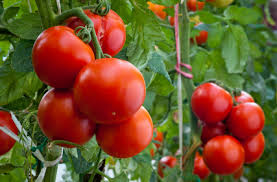
#> input picture tomatoproject/ssd-pytorch-master/img/2.jpg, 277 x 182 px
$ python -i video_color.py   (imports and definitions only)   (older library calls are emulated)
#> lines starting #> are read from the running program, lines starting #| are printed output that depends on the picture; after the words box and inside, x2 and y2 are one past the last pixel; in counts of white or black regions, pixels touching at a corner belong together
#> further down, picture is the input picture: shape (182, 277, 3); mean B, G, R 42.7, 84.1, 112.9
from __future__ import division
import cv2
#to show the image
from matplotlib import pyplot as plt
import numpy as np
from math import cos, sin
import time
import numpy as np
from PIL import Image

from pykinect2 import PyKinectV2
from pykinect2.PyKinectV2 import *
from pykinect2 import PyKinectRuntime
import numpy as np
import ctypes
import math
# import cv2 as cv
import time
import copy

green = (0, 255, 0)
red = (255, 0, 0)

def show(image):
    plt.figure(figsize=(10, 10))
    plt.imshow(image, interpolation='nearest')

def overlay_mask(mask, image):
    rgb_mask = cv2.cvtColor(mask, cv2.COLOR_GRAY2RGB)
    img = cv2.addWeighted(rgb_mask, 0.5, image, 0.5, 0)
    return img

def find_biggest_contour(image):
    image = image.copy()
    contours, hierarchy = cv2.findContours(image, cv2.RETR_LIST, cv2.CHAIN_APPROX_SIMPLE)
    contour_sizes = [(cv2.contourArea(contour), contour) for contour in contours]
    biggest_contour = max(contour_sizes, key=lambda x: x[0])[1]
    mask = np.zeros(image.shape, np.uint8)
    cv2.drawContours(mask, [biggest_contour], -1, 255, -1)
    return biggest_contour, mask

def rectangle_coutour_red(image,contour):
    image_with_rectangle = image.copy()
    # easy function
    x, y, w, h = cv2.boundingRect(contour)
    cv2.rectangle(image_with_rectangle, (x, y), (x + w, y + h), (0, 0, 255), 2, 8, 0)
    # add it
    # cv2.show(image_with_rectangle)
    return image_with_rectangle,x,y,w,h

# [6 lines left out: function circle_contour_red, not called in this run]


def find_strawberry_red(image):
    image = cv2.cvtColor(image, cv2.COLOR_BGR2RGB)
    max_dimension = max(image.shape)
    scale = 700/max_dimension
    image = cv2.resize(image, None, fx=scale, fy=scale)
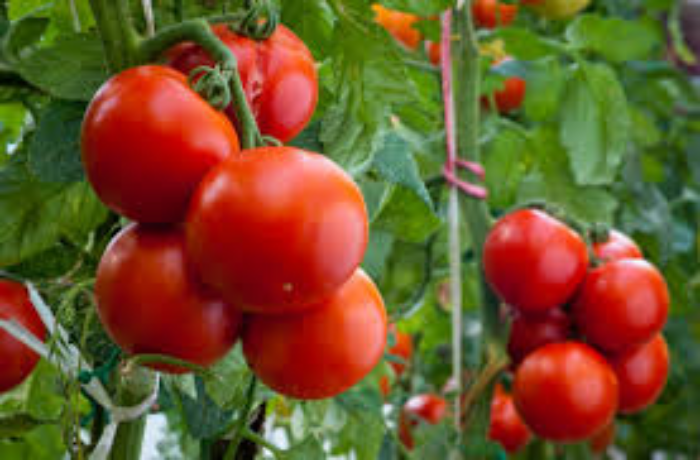
#> image: shape (460, 700, 3); mean R, G, B 112.8, 84, 42.5
    image_blur = cv2.GaussianBlur(image, (7, 7), 0)
    image_blur_hsv = cv2.cvtColor(image_blur, cv2.COLOR_RGB2HSV)
#> image_blur_hsv: shape (460, 700, 3); mean H, S, V 47.8, 176.8, 131.3
    min_red = np.array([0, 100, 80])
    max_red = np.array([10, 256, 256])
    mask1 = cv2.inRange(image_blur_hsv, min_red, max_red)
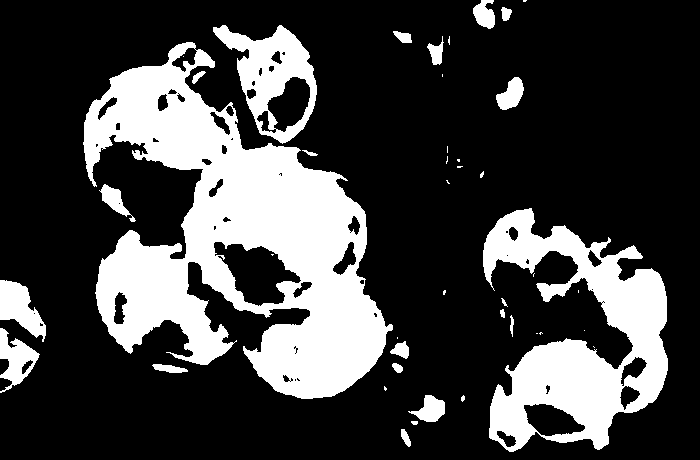
#> mask1: shape (460, 700); 25.7% white; 43 white regions (20 under 20 px), largest, box (x1, y1, x2, y2) and area: (83, 42, 393, 399) 50575, (483, 208, 668, 452) 20871, (213, 25, 317, 144) 5155
    min_red2 = np.array([170, 100, 80])
    max_red2 = np.array([180, 255, 255])
    mask2 = cv2.inRange(image_blur_hsv, min_red2, max_red2)
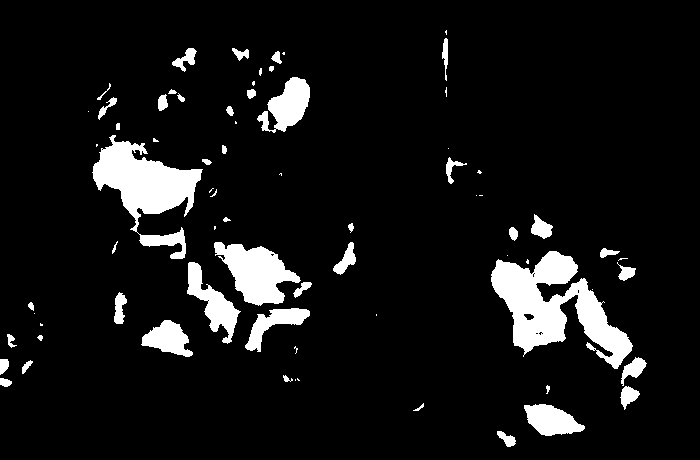
#> mask2: shape (460, 700); 8.3% white; 73 white regions (27 under 20 px), largest, box (x1, y1, x2, y2) and area: (491, 251, 633, 369) 7330, (92, 135, 203, 259) 5580, (214, 242, 301, 306) 2998
    mask = mask1 + mask2
#> mask: shape (460, 700); 34.1% white; 32 white regions (10 under 20 px), largest, box (x1, y1, x2, y2) and area: (83, 42, 393, 399) 65126, (483, 208, 668, 452) 31066, (213, 25, 317, 144) 7081

    kernel = cv2.getStructuringElement(cv2.MORPH_ELLIPSE, (15, 15))
    mask_closed = cv2.morphologyEx(mask, cv2.MORPH_CLOSE, kernel)
#> mask_closed: shape (460, 700); 35.5% white; 17 white regions (6 under 20 px), largest, box (x1, y1, x2, y2) and area: (83, 25, 409, 399) 75087, (483, 208, 668, 452) 32345, (0, 280, 46, 393) 3704
    mask_clean = cv2.morphologyEx(mask_closed, cv2.MORPH_OPEN, kernel)
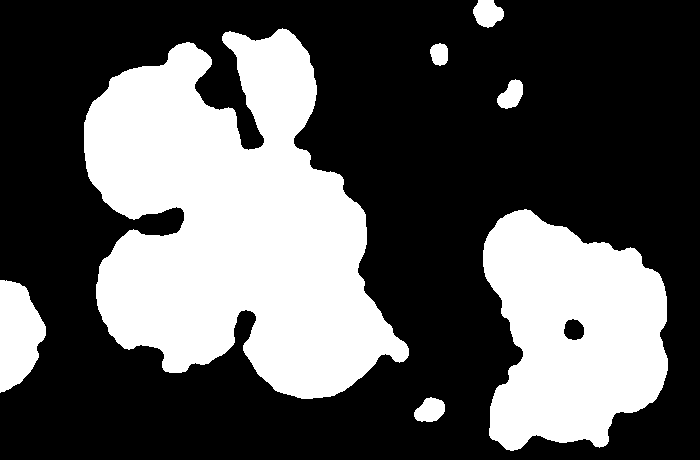
#> mask_clean: shape (460, 700); 34.9% white; 7 white regions

    big_strawberry_contour, mask_strawberries = find_biggest_contour(mask_clean)
#> in find_biggest_contour, `contours, hierarchy = cv2.findContours(image, cv2.RETR_LIST, cv2.CHAIN..`: contours = 8 contours; box (x1, y1, x2, y2) and area: (84, 28, 409, 399) 73560, (483, 209, 668, 451) 32173, (0, 280, 46, 393) 3562, (473, 0, 504, 28) 583, (414, 397, 445, 422) 524, (497, 79, 523, 109) 470, (563, 318, 585, 341) 360, (430, 43, 448, 66) 300
#> in find_biggest_contour, `contour_sizes = [(cv2.contourArea(contour), contour) for contour in co..`: contour_sizes = 8 items
#> in find_biggest_contour, `biggest_contour = max(contour_sizes, key=lambda x: x[0])[1]`: biggest_contour = contour of 737 points, box (x1, y1, x2, y2) (84, 28, 409, 399), area 73560
#> in find_biggest_contour, `cv2.drawContours(mask, [biggest_contour], -1, 255, -1)`:
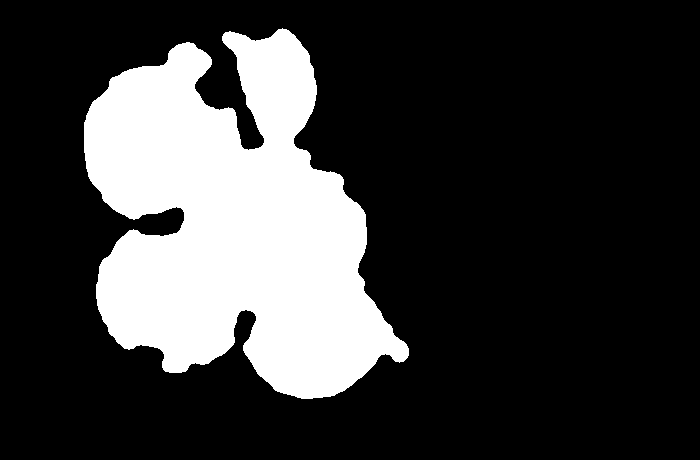
#> mask: shape (460, 700); 23.1% white; 1 white region, box (x1, y1, x2, y2) and area: (84, 28, 409, 399) 74346
#> big_strawberry_contour has the same summary as biggest_contour in find_biggest_contour
    overlay = overlay_mask(mask_clean, image)
#> in overlay_mask, `img = cv2.addWeighted(rgb_mask, 0.5, image, 0.5, 0)`:
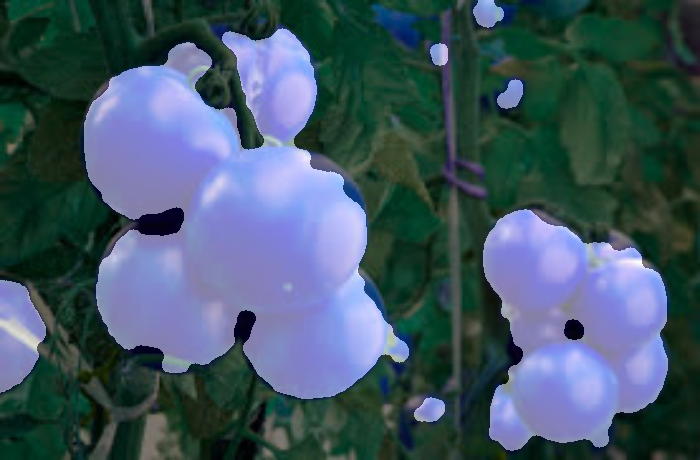
#> img: shape (460, 700, 3); mean B, G, R 100.8, 86.5, 65.7
    # circled = circle_contour_red(overlay, big_strawberry_contour)
    circled,x,y,w,h = rectangle_coutour_red(overlay, big_strawberry_contour)
#> in rectangle_coutour_red, `x, y, w, h = cv2.boundingRect(contour)`: x = 84; y = 28; w = 325; h = 371
#> in rectangle_coutour_red, `cv2.rectangle(image_with_rectangle, (x, y), (x + w, y + h), (0, 0, 255..`:
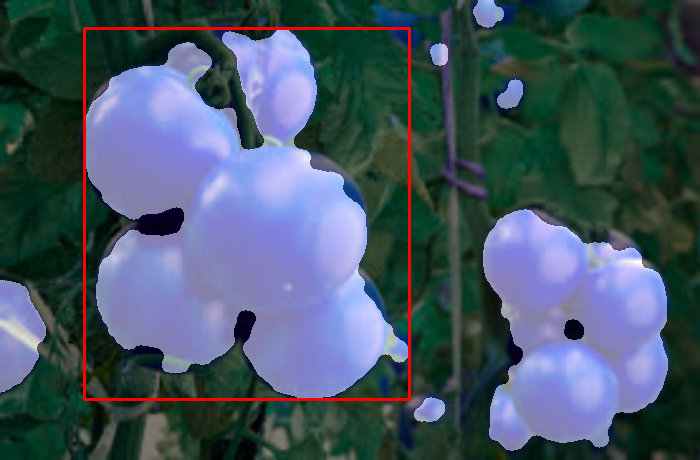
#> image_with_rectangle: shape (460, 700, 3); 1.3% of pixels changed, all inside (x1, y1, x2, y2) = (83, 27, 411, 401)
#> x = 84; y = 28; w = 325; h = 371
    show(circled)

    #we're done, convert back to original color scheme
    bgr = cv2.cvtColor(circled, cv2.COLOR_RGB2BGR)

    return bgr,x,y,w,h


# [12 lines of commented-out code are left out]


class Kinect(object):
    def __init__(self):
        self._kinect = PyKinectRuntime.PyKinectRuntime(
            PyKinectV2.FrameSourceTypes_Color | PyKinectV2.FrameSourceTypes_Depth)
        self.depth_ori = None
        self.infrared_frame = None
        self.color_frame = None
        self.w_color = 1920#1920
        self.h_color = 1080#1080
        self.w_depth = 512#512
        self.h_depth = 424#424
        """————————————————(2019/5/10)——————————————————"""
        self.csp_type = _ColorSpacePoint * np.int(1920 * 1080)
        self.csp = ctypes.cast(self.csp_type(), ctypes.POINTER(_DepthSpacePoint))
        """————————————————(2019/9/4)——————————————————"""
        self.color = None
        self.depth = None
        self.depth_draw = None
        self.color_draw = None
        self.infrared = None
        self.first_time = True
    """————————————————(2019/5/1)——————————————————"""
    """获取最新的图像数据"""
    # [15 lines left out: function get_the_last_color, not called in this run]
    """————————————————(2019/5/1)——————————————————"""
    """获取最新的深度数据"""
    # [16 lines left out: function get_the_last_depth, not called in this run]

    """————————————————(2019/5/1)——————————————————"""
    """将深度像素点匹配到彩色图像中"""
    # [32 lines left out: function map_depth_point_to_color_point, not called in this run]
    """————————————————(2019/5/10)——————————————————"""
    """将彩色像素数组映射到深度图像中"""
    # [13 lines left out: function map_color_points_to_depth_points, not called in this run]
    """————————————————(2019/5/1)——————————————————"""
    """将彩色像素点映射到深度图像中"""
    # [35 lines left out: function map_color_point_to_depth_point, not called in this run]

        # depth_points = [self._kinect._mapper.MapColorPointToDepthSpace(_ColorSpacePoint(color_point[0],color_point[1]),self.color_frame[depth_point]))
        #                 for depth_point in depth_points]
        # return color_points
    """————————————————(2019/4/26)——————————————————"""
    """获得最新的彩色和深度图像以及红外图像"""
    # [113 lines left out: function get_the_data_of_color_depth_infrared_image, not called in this run]
    """————————————————(2019/9/3)——————————————————"""
    """显示各种图像的视频流"""
    # [15 lines left out: function Kinect_imshow, not called in this run]


# [2 lines not run here, left out]

# [1 line that did not run here, left out]
# [51 lines not run here, left out]
            # time.sleep(1)
        # time.sleep(5)

>>> import cv2
>>> picture = cv2.imread('../img/2.jpg')
>>> result = find_strawberry_red(picture)
#> result = 5 items

$ run again, on tomatoproject/ssd-pytorch-master/img/1.png
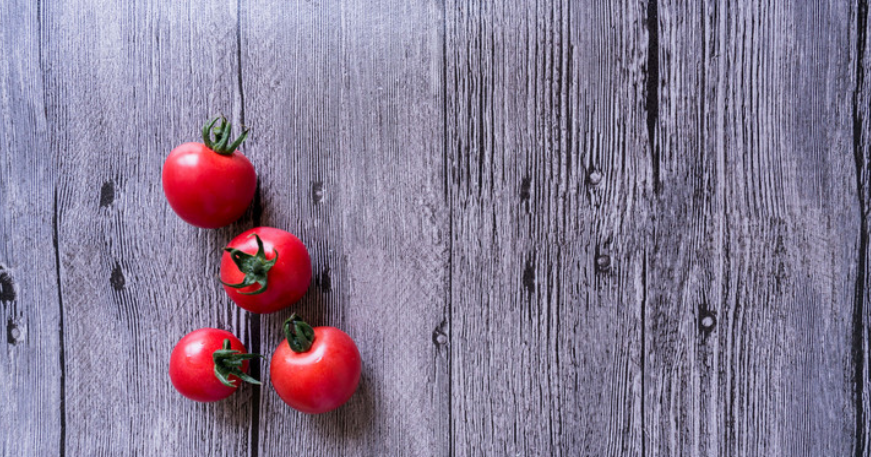
#> input picture tomatoproject/ssd-pytorch-master/img/1.png, 871 x 457 px
#> picture is the input picture: shape (457, 871, 3); mean B, G, R 147.3, 123.1, 135.2
#> image_blur_hsv: shape (367, 700, 3); mean H, S, V 126, 52.6, 154.5
#> in find_strawberry_red, `mask1 = cv2.inRange(image_blur_hsv, min_red, max_red)`:
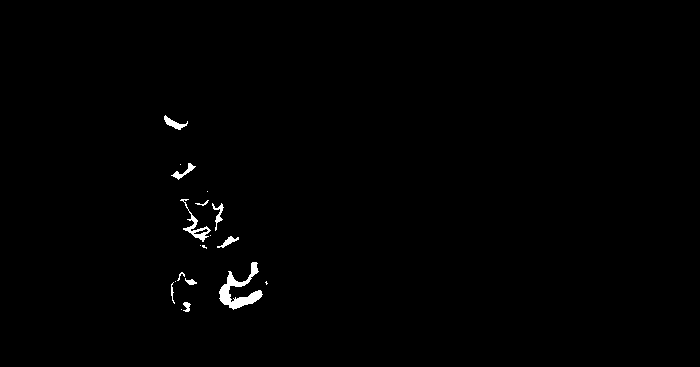
#> mask1: shape (367, 700); 0.65% white; 19 white regions (8 under 20 px), largest, box (x1, y1, x2, y2) and area: (219, 262, 263, 310) 756, (180, 199, 211, 242) 267, (164, 115, 188, 130) 136
#> mask2: shape (367, 700); 4.3% white; 8 white regions (2 under 20 px), largest, box (x1, y1, x2, y2) and area: (130, 116, 206, 185) 3323, (216, 261, 291, 334) 2965, (176, 180, 251, 253) 2677, (136, 264, 197, 324) 2064, (195, 199, 207, 204) 46, (194, 229, 208, 234) 29
#> mask_closed: shape (367, 700); 5.4% white; 3 white regions, box (x1, y1, x2, y2) and area: (130, 115, 251, 253) 7547, (216, 261, 291, 334) 3942, (136, 264, 197, 324) 2449
#> mask_clean: shape (367, 700); 5.3% white; 4 white regions
#> contours = 5 contours; box (x1, y1, x2, y2) and area: (177, 180, 250, 253) 3972, (216, 261, 291, 334) 3776, (131, 117, 206, 185) 3660, (136, 264, 189, 324) 2194, (192, 204, 217, 228) 415
#> contour_sizes = 5 items
#> biggest_contour = contour of 122 points, box (x1, y1, x2, y2) (177, 180, 250, 253), area 3972
#> big_strawberry_contour has the same summary as biggest_contour in find_biggest_contour
#> rgb_mask: shape (367, 700, 3); 5.3% white; 4 white regions, box (x1, y1, x2, y2) and area: (216, 261, 291, 334) 3884, (131, 117, 206, 185) 3763, (177, 180, 250, 253) 3694, (136, 264, 189, 324) 2287
#> in rectangle_coutour_red, `x, y, w, h = cv2.boundingRect(contour)`: x = 177; y = 180; w = 73
#> in rectangle_coutour_red, `cv2.rectangle(image_with_rectangle, (x, y), (x + w, y + h), (0, 0, 255..`:
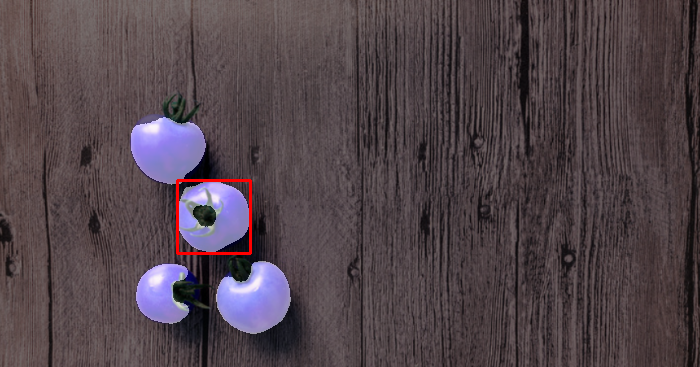
#> image_with_rectangle: shape (367, 700, 3); mean B, G, R 74.1, 68.1, 81.1
#> in find_strawberry_red, `circled,x,y,w,h = rectangle_coutour_red(overlay, big_strawberry_contour)`: x = 177; y = 180; w = 73
#> result = 5 items
